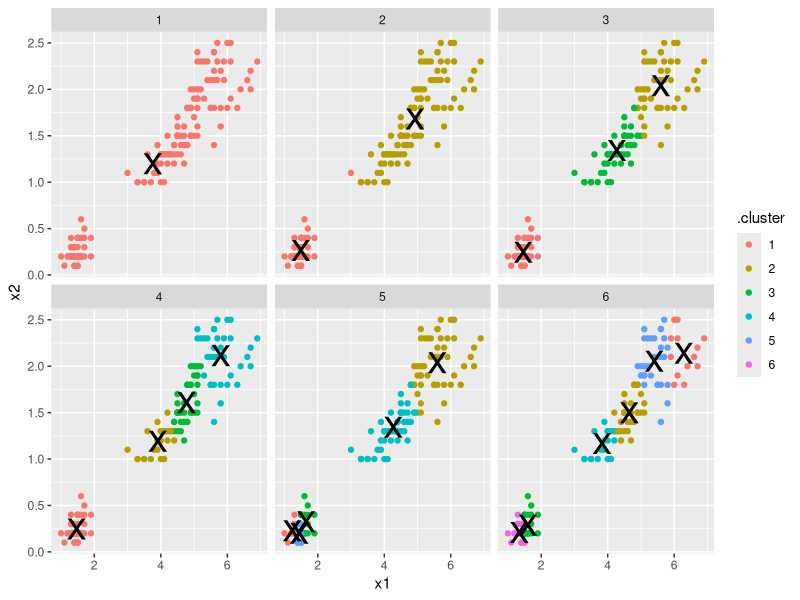

Here is the R script that generated this plot:
## ---- chunk 1
summary(iris)
## ---- chunk 2
library(broom)
library(dplyr)
library(ggplot2)

iris_sub <- select(iris, x1 = Petal.Length, x2 = Petal.Width)

kclusts <- data.frame(k=1:6) %>% group_by(k) %>% do(kclust=kmeans(iris_sub, .$k))
clusters <- kclusts %>% group_by(k) %>% do(tidy(.$kclust[[1]]))
assignments <- kclusts %>% group_by(k) %>% do(augment(.$kclust[[1]], iris_sub))
clusterings <- kclusts %>% group_by(k) %>% do(glance(.$kclust[[1]]))

ggplot(assignments, aes(x = x1, y = x2)) + 
    facet_wrap(~ k) +
    geom_point(aes(color=.cluster)) + 
    geom_point(data=clusters, size=10, shape="x")
